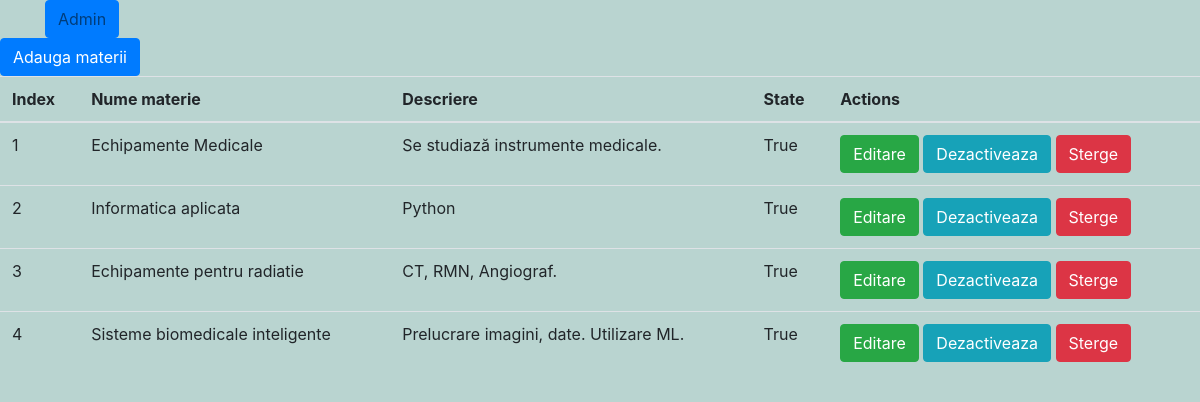
Page /materie/ on the earlier database version.
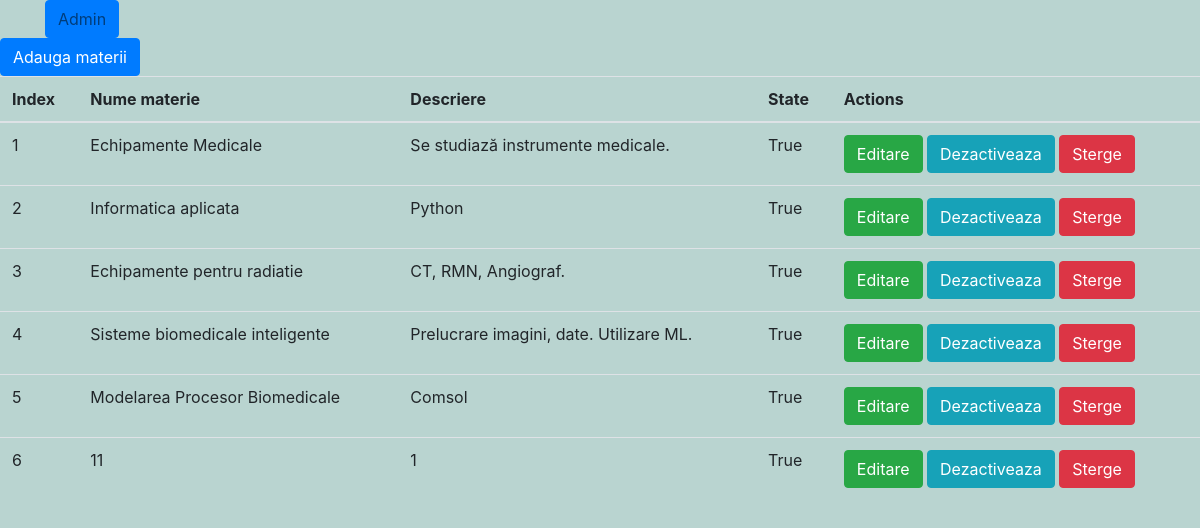
Same page on the later database version.
### etapa1/models.py (models this page shows, shortened)
class Materie(models.Model):
    nume = models.CharField(max_length=50)
    descriere = models.TextField(max_length=100)
    active=models.BooleanField(default=True)
    created_at=models.DateTimeField(auto_now_add=True, blank=True)
    updated_at=models.DateTimeField(auto_now=True, blank=True)

### etapa1/views.py (the view)
# urls.py: path('', views.MaterieView.as_view(), name='lista_materii'),
class MaterieView(ListView):
    model=Materie
    template_name = 'etapa1/materie_index.html'
    context_object_name = 'lista_materii'

### templates/etapa1/materie_index.html (shortened to what this page needs)
{% extends 'base.html' %}
{% block content %}
    <a class="btn btn-primary" href="{% url 'etapa1:adaugare' %}">Adauga materii</a>
    <table class="table">
    <thead>
    <tr>
        <th>Index</th>
        <th>Nume materie</th>
        <th>Descriere</th>
        <th>State</th>
        <th>Actions</th>
    </tr>
    </thead>
    <tbody>
        {% for item in lista_materii %}
            <tr>
                <td>{{ forloop.counter }}</td>
                <td>{{ item.nume }}</td>
                <td>{{ item.descriere }}</td>
                <td>{{ item.active }}</td>
                <td>
                    <a class="btn btn-success" href="{% url 'etapa1:modifica' item.id %}">Editare</a>
                    {% if item.active is True %}
                       <a class="btn btn-info" href="{% url 'etapa1:dezactiveaza' item.id  %}">Dezactiveaza</a>
                    {% endif %}
                    <a class="btn btn-danger" href="{% url 'etapa1:stergere' item.id %}">Sterge</a>
                </td>
            </tr>
        {% endfor %}
    </tbody>
    </table>
{% endblock %}

Differences in the rows shown:
added Materie: nume "Modelarea Procesor Biomedicale", descriere "Comsol", active "True", shows "Dezactiveaza"
added Materie: nume "11", descriere "1", active "True", shows "Dezactiveaza"
